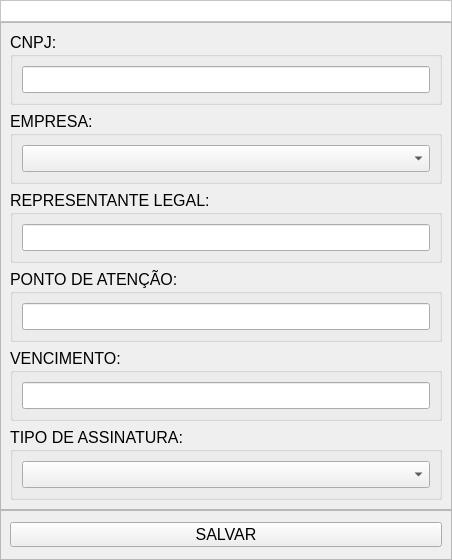
<?xml version="1.0" encoding="UTF-8"?>
<ui version="4.0">
 <class>Form</class>
 <widget class="QWidget" name="Form">
  <property name="geometry">
   <rect>
    <x>0</x>
    <y>0</y>
    <width>452</width>
    <height>475</height>
   </rect>
  </property>
  <property name="minimumSize">
   <size>
    <width>300</width>
    <height>0</height>
   </size>
  </property>
  <property name="maximumSize">
   <size>
    <width>16777215</width>
    <height>16777215</height>
   </size>
  </property>
  <property name="windowTitle">
   <string>Form</string>
  </property>
  <layout class="QVBoxLayout" name="verticalLayout">
   <property name="spacing">
    <number>0</number>
   </property>
   <property name="leftMargin">
    <number>0</number>
   </property>
   <property name="topMargin">
    <number>0</number>
   </property>
   <property name="rightMargin">
    <number>0</number>
   </property>
   <property name="bottomMargin">
    <number>0</number>
   </property>
   <item>
    <widget class="QFrame" name="frame_logo">
     <property name="minimumSize">
      <size>
       <width>0</width>
       <height>0</height>
      </size>
     </property>
     <property name="maximumSize">
      <size>
       <width>16777215</width>
       <height>50</height>
      </size>
     </property>
     <property name="styleSheet">
      <string notr="true">background-color: rgb(255, 255, 255);</string>
     </property>
     <property name="frameShape">
      <enum>QFrame::StyledPanel</enum>
     </property>
     <property name="frameShadow">
      <enum>QFrame::Raised</enum>
     </property>
     <layout class="QHBoxLayout" name="horizontalLayout">
      <property name="spacing">
       <number>0</number>
      </property>
      <property name="leftMargin">
       <number>0</number>
      </property>
      <property name="topMargin">
       <number>0</number>
      </property>
      <property name="rightMargin">
       <number>0</number>
      </property>
      <property name="bottomMargin">
       <number>0</number>
      </property>
      <item>
       <widget class="QWidget" name="widget" native="true">
        <property name="maximumSize">
         <size>
          <width>16777215</width>
          <height>50</height>
         </size>
        </property>
        <property name="styleSheet">
         <string notr="true">image: url(:/Logo/logo_fibra.png);</string>
        </property>
       </widget>
      </item>
      <item>
       <spacer name="horizontalSpacer">
        <property name="orientation">
         <enum>Qt::Horizontal</enum>
        </property>
        <property name="sizeType">
         <enum>QSizePolicy::Fixed</enum>
        </property>
        <property name="sizeHint" stdset="0">
         <size>
          <width>400</width>
          <height>20</height>
         </size>
        </property>
       </spacer>
      </item>
     </layout>
    </widget>
   </item>
   <item>
    <widget class="QFrame" name="frame_prennchimento">
     <property name="frameShape">
      <enum>QFrame::StyledPanel</enum>
     </property>
     <property name="frameShadow">
      <enum>QFrame::Raised</enum>
     </property>
     <layout class="QVBoxLayout" name="verticalLayout_2">
      <item>
       <widget class="QGroupBox" name="groupBox">
        <property name="font">
         <font>
          <pointsize>12</pointsize>
         </font>
        </property>
        <property name="title">
         <string>CNPJ:</string>
        </property>
        <layout class="QVBoxLayout" name="verticalLayout_3">
         <item>
          <widget class="QLineEdit" name="lineEdit"/>
         </item>
        </layout>
       </widget>
      </item>
      <item>
       <widget class="QGroupBox" name="groupBox_2">
        <property name="font">
         <font>
          <pointsize>12</pointsize>
         </font>
        </property>
        <property name="title">
         <string>EMPRESA:</string>
        </property>
        <layout class="QVBoxLayout" name="verticalLayout_4">
         <item>
          <widget class="QComboBox" name="comboBox"/>
         </item>
        </layout>
       </widget>
      </item>
      <item>
       <widget class="QGroupBox" name="groupBox_3">
        <property name="font">
         <font>
          <pointsize>12</pointsize>
         </font>
        </property>
        <property name="title">
         <string>REPRESENTANTE LEGAL:</string>
        </property>
        <layout class="QVBoxLayout" name="verticalLayout_5">
         <item>
          <widget class="QLineEdit" name="lineEdit_2"/>
         </item>
        </layout>
       </widget>
      </item>
      <item>
       <widget class="QGroupBox" name="groupBox_4">
        <property name="font">
         <font>
          <pointsize>12</pointsize>
         </font>
        </property>
        <property name="title">
         <string>PONTO DE ATENÇÃO:</string>
        </property>
        <layout class="QVBoxLayout" name="verticalLayout_6">
         <item>
          <widget class="QLineEdit" name="lineEdit_3"/>
         </item>
        </layout>
       </widget>
      </item>
      <item>
       <widget class="QGroupBox" name="groupBox_5">
        <property name="font">
         <font>
          <pointsize>12</pointsize>
         </font>
        </property>
        <property name="title">
         <string>VENCIMENTO:</string>
        </property>
        <layout class="QVBoxLayout" name="verticalLayout_7">
         <item>
          <widget class="QLineEdit" name="lineEdit_4"/>
         </item>
        </layout>
       </widget>
      </item>
      <item>
       <widget class="QGroupBox" name="groupBox_6">
        <property name="font">
         <font>
          <pointsize>12</pointsize>
         </font>
        </property>
        <property name="title">
         <string>TIPO DE ASSINATURA:</string>
        </property>
        <layout class="QVBoxLayout" name="verticalLayout_8">
         <item>
          <widget class="QComboBox" name="comboBox_2"/>
         </item>
        </layout>
       </widget>
      </item>
     </layout>
    </widget>
   </item>
   <item>
    <widget class="QFrame" name="frame">
     <property name="minimumSize">
      <size>
       <width>0</width>
       <height>50</height>
      </size>
     </property>
     <property name="maximumSize">
      <size>
       <width>16777215</width>
       <height>50</height>
      </size>
     </property>
     <property name="frameShape">
      <enum>QFrame::StyledPanel</enum>
     </property>
     <property name="frameShadow">
      <enum>QFrame::Raised</enum>
     </property>
     <layout class="QVBoxLayout" name="verticalLayout_9">
      <item>
       <widget class="QPushButton" name="pushButton">
        <property name="minimumSize">
         <size>
          <width>0</width>
          <height>25</height>
         </size>
        </property>
        <property name="maximumSize">
         <size>
          <width>16777215</width>
          <height>25</height>
         </size>
        </property>
        <property name="font">
         <font>
          <pointsize>12</pointsize>
         </font>
        </property>
        <property name="text">
         <string>SALVAR</string>
        </property>
       </widget>
      </item>
     </layout>
    </widget>
   </item>
  </layout>
 </widget>
 <resources>
  <include location="Resources.qrc"/>
 </resources>
 <connections/>
</ui>
